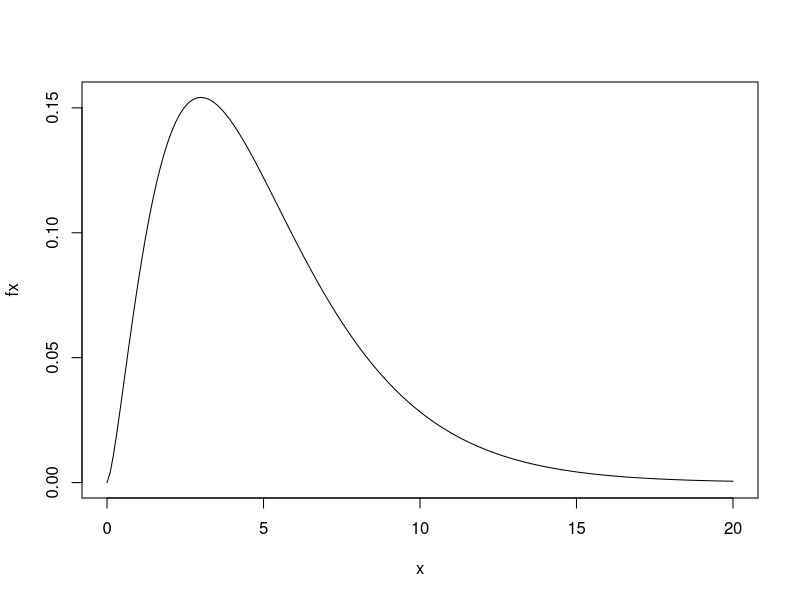
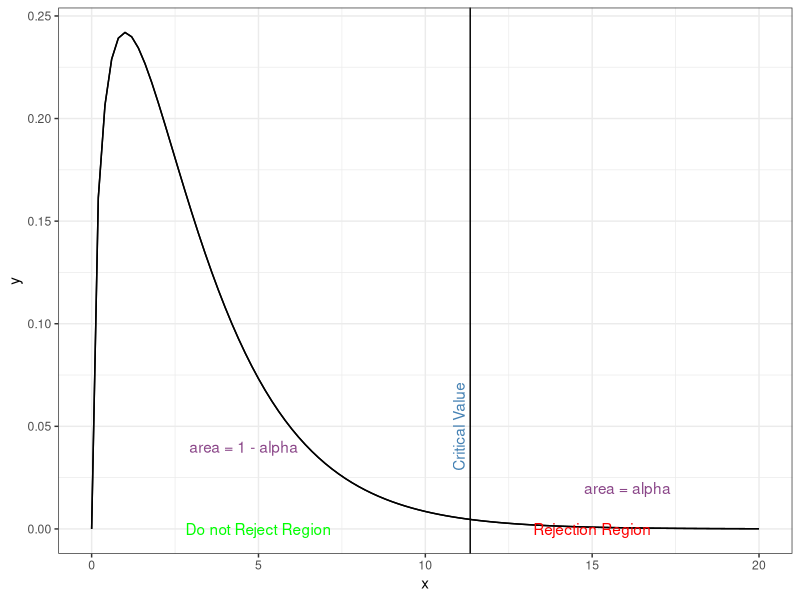

These figures' R source, in order:
## ---- chunk 1
knitr::opts_chunk$set(echo = TRUE, warning = FALSE, message = FALSE, fig.align = "center", comment = NA)
library(tidyverse)
## ---- chunk 2
# Codes Optional
x <- seq(0,20,.1) #sequence from, to, by
fx <- dchisq(x,df=5) #density of a chisquare
plot(x,fx,type="l") #type = lines

## ---- chunk 3

################################################################
# Test 1
# Goodness of fit = table matches what you expect...one variable 
# Ho:distribution matches stated
################################################################


# Example in the notes-  grades = "A", "B", "C", "D", "F"

obs <- c(89, 121, 78, 25, 12)
exppercent <- c(0.15, 0.3, 0.4, 0.1, 0.05)

results <- chisq.test(obs,p=exppercent)
results

## ---- chunk 4
################################################################
# Test 2
# Homogeneity = one variable, comparing groups to one another  
# Ho:  distribution same across groups
################################################################

shows <- matrix(c(50, 30, 20, 50, 80, 70), ncol=3, byrow=TRUE)
colnames(shows)<-c("Lone Ranger", "Sesame St", "The Simpsons")
rownames(shows)<-c("Boys", "Girls")

testtable <- as.table(shows)
testtable

results <- chisq.test(testtable)
results

## ---- chunk 5
################################################################
# Test 3
# Independence = two variables 
# Ho: no association between row and column
################################################################

meningitis <- matrix(c(30, 72, 2, 26),ncol=2,byrow=TRUE)
colnames(meningitis)<-c("Meningitis","Other")
rownames(meningitis)<-c("Light","Dark")

testtable <- as.table(meningitis)
testtable

results <- chisq.test(testtable, correct=FALSE)
results
## ---- chunk 6


alpha <- 0.01
df <- 3
critical_val <- qchisq(1-alpha, df)
critical_val


# Optional code to make a graph to visualize the rejection region (this graphic is not dynamic, only woks with the ex above)
ggplot(data.frame(x = c(0, 20)), aes(x = x, fill = x > critical_val)) +
     stat_function(fun = dchisq, args = list(df = 3)) +
  labs(xlab = " ", ylab = " ") +
  geom_vline(xintercept = critical_val)+
  annotate(geom="text", x=15, y=0.00, label="Rejection Region", color="red") +
  annotate(geom="text", x=5, y=0.00, label="Do not Reject Region", color="green") +
  annotate(geom="text", x=11, y=0.05, label="Critical Value", color="steelblue", angle = 90) +
  annotate(geom="text", x=16, y=0.02, label=" area = alpha", color="orchid4") +
  annotate(geom="text", x=4.5, y=0.04, label=" area = 1 - alpha", color="orchid4") +
  theme_bw()
